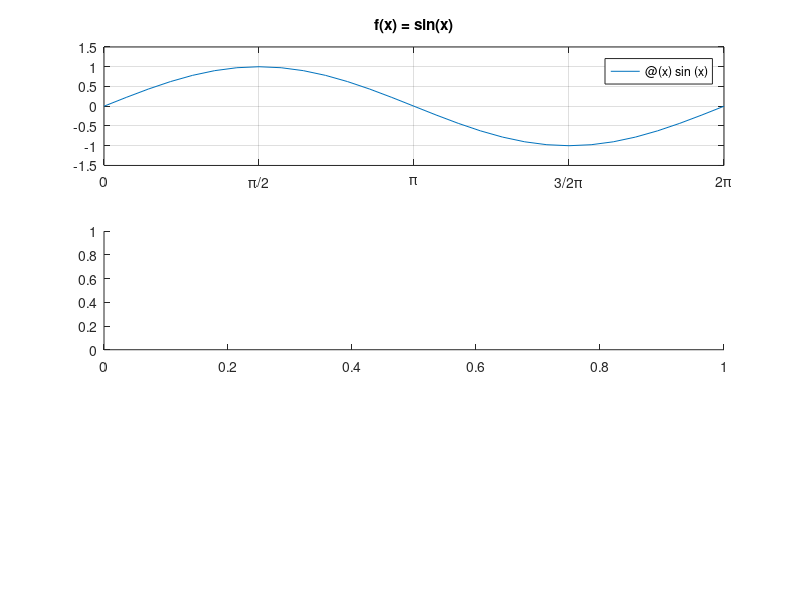

Write the MATLAB code that produced this figure. (Note: this script raises an error after producing the figure.)
% funzione esatta
f = @(x) sin(x);
f1 = @(x) cos(x);
interval = [0, 2*pi];

% polinomi interpolanti, function es 1, 2, 3
xi = [0, pi, 2*pi];
fi = [f(0), f(pi), f(2*pi)];
f1i = [f1(0), f1(pi), f1(2*pi)];

% pl = @(x) lagrange(xi, fi, x); stesso polinomio di newton, cambia solo il metodo di calcolo: sceglo quello computazionalmente piu efficiente
pn = @(x) newton(xi, fi, x);
ph = @(x) hermite(xi, fi, f1i, x);

% plots
subplot(3,1,1)
fplot(f, interval)
grid on
title('f(x) = sin(x)')
xlim([0, 2*pi])
xticks([0 pi/2 pi pi+pi/2 2*pi])
xticklabels({'0','\pi/2','\pi','3/2\pi','2\pi'})
ylim([-1.5, 1.5])

subplot(3,1,2)
fplot(pn, interval)
grid on
title('p(x) Lagrange / Newton')
xlim([0, 2*pi])
xticks([0 pi/2 pi pi+pi/2 2*pi])
xticklabels({'0','\pi/2','\pi','3/2\pi','2\pi'})
ylim([-1.5, 1.5])

subplot(3,1,3)
fplot(ph, interval)
grid on
title('p(x) Hermite')
xlim([0, 2*pi])
xticks([0 pi/2 pi pi+pi/2 2*pi])
xticklabels({'0','\pi/2','\pi','3/2\pi','2\pi'})
ylim([-1.5, 1.5])
